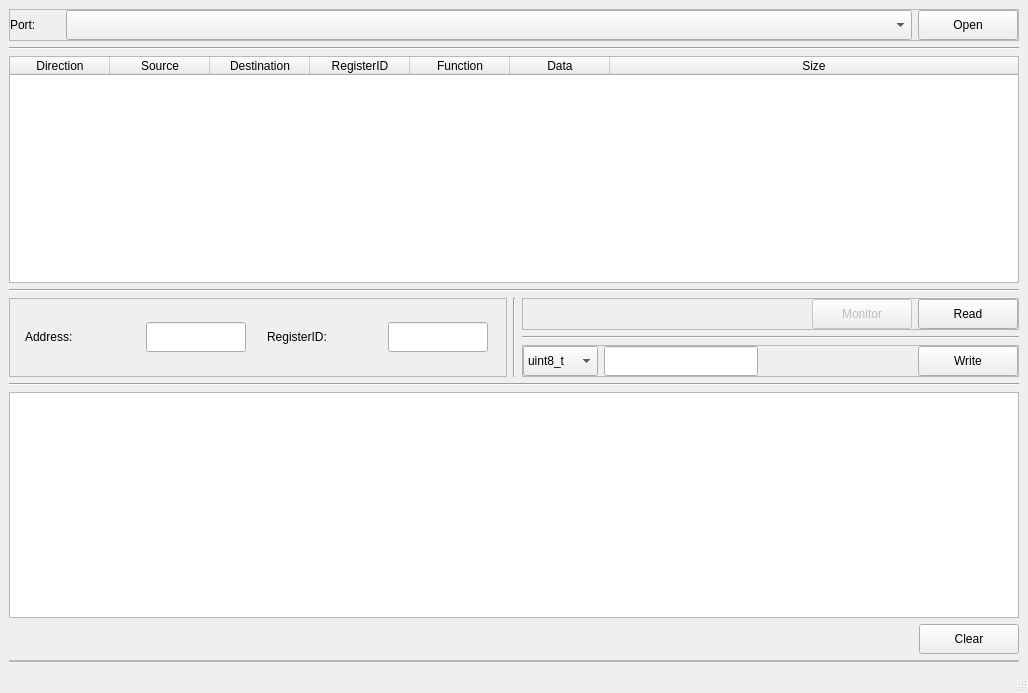
<?xml version="1.0" encoding="UTF-8"?>
<ui version="4.0">
 <class>MainWindow</class>
 <widget class="QMainWindow" name="MainWindow">
  <property name="geometry">
   <rect>
    <x>0</x>
    <y>0</y>
    <width>1028</width>
    <height>693</height>
   </rect>
  </property>
  <property name="windowTitle">
   <string>Danish Monitor</string>
  </property>
  <widget class="QWidget" name="centralwidget">
   <layout class="QVBoxLayout" name="verticalLayout_5">
    <item>
     <widget class="QFrame" name="frmOpen">
      <property name="frameShape">
       <enum>QFrame::StyledPanel</enum>
      </property>
      <property name="frameShadow">
       <enum>QFrame::Raised</enum>
      </property>
      <layout class="QVBoxLayout" name="verticalLayout_2" stretch="0">
       <property name="spacing">
        <number>6</number>
       </property>
       <property name="leftMargin">
        <number>0</number>
       </property>
       <property name="topMargin">
        <number>0</number>
       </property>
       <property name="rightMargin">
        <number>0</number>
       </property>
       <property name="bottomMargin">
        <number>0</number>
       </property>
       <item>
        <layout class="QHBoxLayout" name="horizontalLayout">
         <item>
          <widget class="QLabel" name="label">
           <property name="maximumSize">
            <size>
             <width>50</width>
             <height>16777215</height>
            </size>
           </property>
           <property name="text">
            <string>Port:</string>
           </property>
          </widget>
         </item>
         <item>
          <widget class="QComboBox" name="cbPorts">
           <property name="minimumSize">
            <size>
             <width>0</width>
             <height>30</height>
            </size>
           </property>
          </widget>
         </item>
         <item>
          <widget class="QPushButton" name="btnOpen">
           <property name="minimumSize">
            <size>
             <width>0</width>
             <height>30</height>
            </size>
           </property>
           <property name="maximumSize">
            <size>
             <width>100</width>
             <height>16777215</height>
            </size>
           </property>
           <property name="text">
            <string>Open</string>
           </property>
          </widget>
         </item>
        </layout>
       </item>
      </layout>
     </widget>
    </item>
    <item>
     <widget class="Line" name="line">
      <property name="orientation">
       <enum>Qt::Horizontal</enum>
      </property>
     </widget>
    </item>
    <item>
     <widget class="QTableWidget" name="tblPackets">
      <property name="alternatingRowColors">
       <bool>true</bool>
      </property>
      <property name="selectionBehavior">
       <enum>QAbstractItemView::SelectRows</enum>
      </property>
      <attribute name="horizontalHeaderCascadingSectionResizes">
       <bool>false</bool>
      </attribute>
      <attribute name="horizontalHeaderShowSortIndicator" stdset="0">
       <bool>false</bool>
      </attribute>
      <attribute name="horizontalHeaderStretchLastSection">
       <bool>true</bool>
      </attribute>
      <column>
       <property name="text">
        <string>Direction</string>
       </property>
      </column>
      <column>
       <property name="text">
        <string>Source</string>
       </property>
      </column>
      <column>
       <property name="text">
        <string>Destination</string>
       </property>
      </column>
      <column>
       <property name="text">
        <string>RegisterID</string>
       </property>
      </column>
      <column>
       <property name="text">
        <string>Function</string>
       </property>
      </column>
      <column>
       <property name="text">
        <string>Data</string>
       </property>
      </column>
      <column>
       <property name="text">
        <string>Size</string>
       </property>
      </column>
     </widget>
    </item>
    <item>
     <widget class="Line" name="line_2">
      <property name="orientation">
       <enum>Qt::Horizontal</enum>
      </property>
     </widget>
    </item>
    <item>
     <layout class="QHBoxLayout" name="horizontalLayout_5">
      <item>
       <widget class="QFrame" name="frame">
        <property name="frameShape">
         <enum>QFrame::StyledPanel</enum>
        </property>
        <property name="frameShadow">
         <enum>QFrame::Raised</enum>
        </property>
        <layout class="QVBoxLayout" name="verticalLayout_3">
         <property name="leftMargin">
          <number>0</number>
         </property>
         <property name="topMargin">
          <number>0</number>
         </property>
         <property name="rightMargin">
          <number>0</number>
         </property>
         <property name="bottomMargin">
          <number>0</number>
         </property>
         <item>
          <layout class="QHBoxLayout" name="horizontalLayout_2">
           <item>
            <widget class="QLabel" name="label_3">
             <property name="maximumSize">
              <size>
               <width>100</width>
               <height>16777215</height>
              </size>
             </property>
             <property name="text">
              <string>Address:</string>
             </property>
            </widget>
           </item>
           <item>
            <widget class="QLineEdit" name="leAddress">
             <property name="minimumSize">
              <size>
               <width>0</width>
               <height>30</height>
              </size>
             </property>
             <property name="maximumSize">
              <size>
               <width>100</width>
               <height>16777215</height>
              </size>
             </property>
             <property name="alignment">
              <set>Qt::AlignCenter</set>
             </property>
            </widget>
           </item>
           <item>
            <widget class="QLabel" name="label_2">
             <property name="maximumSize">
              <size>
               <width>100</width>
               <height>16777215</height>
              </size>
             </property>
             <property name="text">
              <string>RegisterID:</string>
             </property>
            </widget>
           </item>
           <item>
            <widget class="QLineEdit" name="leRegID">
             <property name="minimumSize">
              <size>
               <width>0</width>
               <height>30</height>
              </size>
             </property>
             <property name="maximumSize">
              <size>
               <width>100</width>
               <height>16777215</height>
              </size>
             </property>
             <property name="alignment">
              <set>Qt::AlignCenter</set>
             </property>
            </widget>
           </item>
          </layout>
         </item>
        </layout>
       </widget>
      </item>
      <item>
       <widget class="Line" name="line_3">
        <property name="orientation">
         <enum>Qt::Vertical</enum>
        </property>
       </widget>
      </item>
      <item>
       <layout class="QVBoxLayout" name="verticalLayout_4">
        <item>
         <widget class="QFrame" name="frame_2">
          <property name="frameShape">
           <enum>QFrame::StyledPanel</enum>
          </property>
          <property name="frameShadow">
           <enum>QFrame::Raised</enum>
          </property>
          <layout class="QHBoxLayout" name="horizontalLayout_4">
           <property name="leftMargin">
            <number>0</number>
           </property>
           <property name="topMargin">
            <number>0</number>
           </property>
           <property name="rightMargin">
            <number>0</number>
           </property>
           <property name="bottomMargin">
            <number>0</number>
           </property>
           <item>
            <spacer name="horizontalSpacer">
             <property name="orientation">
              <enum>Qt::Horizontal</enum>
             </property>
             <property name="sizeHint" stdset="0">
              <size>
               <width>40</width>
               <height>20</height>
              </size>
             </property>
            </spacer>
           </item>
           <item>
            <widget class="QPushButton" name="btnmonitor">
             <property name="enabled">
              <bool>false</bool>
             </property>
             <property name="minimumSize">
              <size>
               <width>100</width>
               <height>30</height>
              </size>
             </property>
             <property name="text">
              <string>Monitor</string>
             </property>
            </widget>
           </item>
           <item>
            <widget class="QPushButton" name="btnread">
             <property name="minimumSize">
              <size>
               <width>100</width>
               <height>30</height>
              </size>
             </property>
             <property name="text">
              <string>Read</string>
             </property>
            </widget>
           </item>
          </layout>
         </widget>
        </item>
        <item>
         <widget class="Line" name="line_4">
          <property name="orientation">
           <enum>Qt::Horizontal</enum>
          </property>
         </widget>
        </item>
        <item>
         <widget class="QFrame" name="frame_3">
          <property name="frameShape">
           <enum>QFrame::StyledPanel</enum>
          </property>
          <property name="frameShadow">
           <enum>QFrame::Raised</enum>
          </property>
          <layout class="QVBoxLayout" name="verticalLayout_6">
           <property name="leftMargin">
            <number>0</number>
           </property>
           <property name="topMargin">
            <number>0</number>
           </property>
           <property name="rightMargin">
            <number>0</number>
           </property>
           <property name="bottomMargin">
            <number>0</number>
           </property>
           <item>
            <layout class="QHBoxLayout" name="horizontalLayout_3">
             <item>
              <widget class="QComboBox" name="cbType">
               <property name="minimumSize">
                <size>
                 <width>0</width>
                 <height>30</height>
                </size>
               </property>
               <item>
                <property name="text">
                 <string>uint8_t</string>
                </property>
               </item>
               <item>
                <property name="text">
                 <string>uint16_t</string>
                </property>
               </item>
               <item>
                <property name="text">
                 <string>uint32_t</string>
                </property>
               </item>
               <item>
                <property name="text">
                 <string>String</string>
                </property>
               </item>
               <item>
                <property name="text">
                 <string>Binary</string>
                </property>
               </item>
              </widget>
             </item>
             <item>
              <widget class="QLineEdit" name="leData">
               <property name="minimumSize">
                <size>
                 <width>0</width>
                 <height>30</height>
                </size>
               </property>
               <property name="alignment">
                <set>Qt::AlignCenter</set>
               </property>
              </widget>
             </item>
             <item>
              <spacer name="horizontalSpacer_2">
               <property name="orientation">
                <enum>Qt::Horizontal</enum>
               </property>
               <property name="sizeHint" stdset="0">
                <size>
                 <width>40</width>
                 <height>20</height>
                </size>
               </property>
              </spacer>
             </item>
             <item>
              <widget class="QPushButton" name="btnWrite">
               <property name="minimumSize">
                <size>
                 <width>100</width>
                 <height>30</height>
                </size>
               </property>
               <property name="text">
                <string>Write</string>
               </property>
              </widget>
             </item>
            </layout>
           </item>
          </layout>
         </widget>
        </item>
       </layout>
      </item>
     </layout>
    </item>
    <item>
     <widget class="Line" name="line_5">
      <property name="orientation">
       <enum>Qt::Horizontal</enum>
      </property>
     </widget>
    </item>
    <item>
     <widget class="QPlainTextEdit" name="textEditLog"/>
    </item>
    <item>
     <layout class="QHBoxLayout" name="horizontalLayout_6">
      <item>
       <spacer name="horizontalSpacer_3">
        <property name="orientation">
         <enum>Qt::Horizontal</enum>
        </property>
        <property name="sizeHint" stdset="0">
         <size>
          <width>40</width>
          <height>20</height>
         </size>
        </property>
       </spacer>
      </item>
      <item>
       <widget class="QPushButton" name="btnClear">
        <property name="minimumSize">
         <size>
          <width>100</width>
          <height>30</height>
         </size>
        </property>
        <property name="text">
         <string>Clear</string>
        </property>
       </widget>
      </item>
     </layout>
    </item>
    <item>
     <widget class="QFrame" name="frmRead">
      <property name="enabled">
       <bool>false</bool>
      </property>
      <property name="frameShape">
       <enum>QFrame::StyledPanel</enum>
      </property>
      <property name="frameShadow">
       <enum>QFrame::Raised</enum>
      </property>
      <layout class="QVBoxLayout" name="verticalLayout">
       <property name="spacing">
        <number>6</number>
       </property>
       <property name="leftMargin">
        <number>0</number>
       </property>
       <property name="topMargin">
        <number>0</number>
       </property>
       <property name="rightMargin">
        <number>0</number>
       </property>
       <property name="bottomMargin">
        <number>0</number>
       </property>
      </layout>
     </widget>
    </item>
   </layout>
  </widget>
  <widget class="QStatusBar" name="statusbar"/>
 </widget>
 <resources/>
 <connections/>
</ui>
